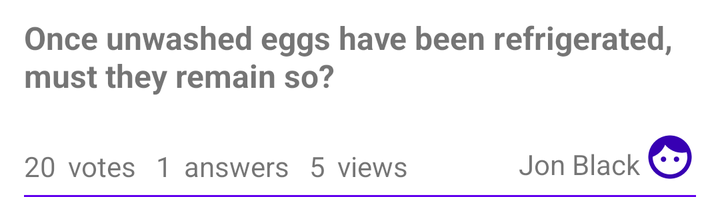
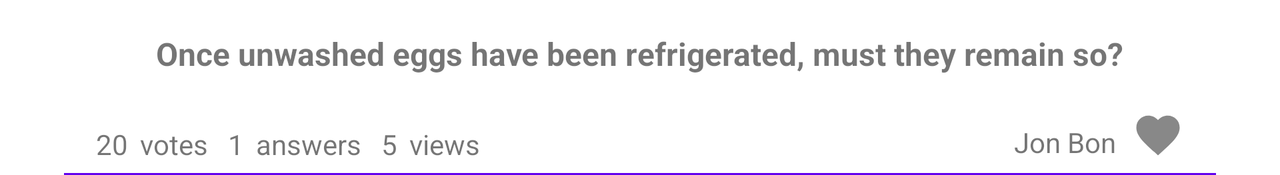

An Android layout and its configuration variant, each rendered on a device that would load it. The default file and the variant file are quoted in full after the pictures.
<!-- AndroidManifest.xml: application theme Theme.ChefsAdvices -->
<!-- res/layout/question_item.xml -->
<?xml version="1.0" encoding="utf-8"?>
<androidx.constraintlayout.widget.ConstraintLayout
    xmlns:android="http://schemas.android.com/apk/res/android"
    xmlns:app="http://schemas.android.com/apk/res-auto"
    android:layout_width="match_parent"
    android:layout_height="wrap_content"
    android:layout_marginStart="12dp"
    android:layout_marginEnd="12dp"
    android:layout_marginTop="8dp"
    android:id="@+id/item_layout"
    xmlns:tools="http://schemas.android.com/tools">

    <TextView
        android:id="@+id/title"
        android:layout_width="wrap_content"
        android:layout_height="wrap_content"
        android:textStyle="bold"
        android:textSize="16sp"
        android:ellipsize="end"
        android:singleLine="false"
        app:layout_constraintStart_toStartOf="parent"
        app:layout_constraintTop_toTopOf="parent"
        tools:text="Once unwashed eggs have been refrigerated, must they remain so?" />

    <TextView
        android:id="@+id/vote_num"
        android:layout_width="wrap_content"
        android:layout_height="wrap_content"
        tools:text="20"
        android:layout_marginBottom="6dp"
        app:layout_constraintStart_toStartOf="parent"
        app:layout_constraintBottom_toBottomOf="@id/divider"/>

    <TextView
        android:id="@+id/vote_text"
        android:layout_width="wrap_content"
        android:layout_height="wrap_content"
        android:text="votes"
        android:layout_marginStart="6dp"
        app:layout_constraintStart_toEndOf="@+id/vote_num"
        app:layout_constraintTop_toTopOf="@+id/vote_num" />

    <TextView
        android:id="@+id/answer_num"
        android:layout_width="wrap_content"
        tools:text="1"
        android:layout_height="wrap_content"
        android:layout_marginStart="10dp"
        app:layout_constraintTop_toTopOf="@+id/vote_num"
        app:layout_constraintStart_toEndOf="@id/vote_text"/>
    <TextView
        android:id="@+id/answer_text"
        android:layout_width="wrap_content"
        android:layout_height="wrap_content"
        android:layout_marginStart="6dp"
        app:layout_constraintStart_toEndOf="@id/answer_num"
        app:layout_constraintTop_toTopOf="@+id/vote_num"
        android:text="answers"/>
    <TextView
        android:id="@+id/views_num"
        android:layout_width="wrap_content"
        android:layout_height="wrap_content"
        tools:text="5"
        android:layout_marginStart="10dp"
        app:layout_constraintStart_toEndOf="@id/answer_text"
        app:layout_constraintTop_toTopOf="@+id/vote_num"/>
    <TextView
        android:id="@+id/views_text"
        android:layout_width="wrap_content"
        android:layout_height="wrap_content"
        android:layout_marginStart="6dp"
        app:layout_constraintStart_toEndOf="@id/views_num"
        app:layout_constraintTop_toTopOf="@+id/vote_num"
        android:text="views"/>

    <ImageView
        android:id="@+id/owner_image"
        android:layout_width="26dp"
        android:layout_height="26dp"
        android:layout_marginTop="10dp"
        android:background="@drawable/ic_round_face_24"
        app:layout_constraintEnd_toEndOf="parent"
        app:layout_constraintTop_toBottomOf="@id/title"
        app:layout_constraintBottom_toBottomOf="@id/divider"
        />

    <TextView
        android:id="@+id/owner_name"
        android:layout_width="wrap_content"
        android:maxWidth="82dp"
        android:layout_height="wrap_content"
        tools:text="Jon Black"
        android:layout_marginEnd="2dp"
        android:ellipsize="end"
        android:maxLines="1"
        app:layout_constraintEnd_toStartOf="@id/owner_image"
        app:layout_constraintBottom_toBottomOf="@id/owner_image"
        />

    <com.google.android.material.divider.MaterialDivider
        android:id="@+id/divider"
        android:layout_width="match_parent"
        android:layout_height="wrap_content"
        app:dividerThickness="1dp"
        android:layout_marginTop="6dp"
        app:dividerColor="@color/design_default_color_primary"
        app:layout_constraintTop_toBottomOf="@id/owner_image"
        app:layout_constraintBottom_toBottomOf="parent"/>

</androidx.constraintlayout.widget.ConstraintLayout>
<!-- resources referenced by this layout -->
<resources>
  <!-- drawable ic_round_face_24 (drawable) -->
  <vector xmlns:android="http://schemas.android.com/apk/res/android"
      android:width="24dp"
      android:height="24dp"
      android:viewportWidth="24"
      android:viewportHeight="24">
    <path
        android:fillColor="@color/purple_700"
        android:pathData="M10.25,13c0,0.69 -0.56,1.25 -1.25,1.25S7.75,13.69 7.75,13S8.31,11.75 9,11.75S10.25,12.31 10.25,13zM15,11.75c-0.69,0 -1.25,0.56 -1.25,1.25s0.56,1.25 1.25,1.25s1.25,-0.56 1.25,-1.25S15.69,11.75 15,11.75zM22,12c0,5.52 -4.48,10 -10,10S2,17.52 2,12S6.48,2 12,2S22,6.48 22,12zM20,12c0,-0.78 -0.12,-1.53 -0.33,-2.24C18.97,9.91 18.25,10 17.5,10c-3.13,0 -5.92,-1.44 -7.76,-3.69C8.69,8.87 6.6,10.88 4,11.86C4.01,11.9 4,11.95 4,12c0,4.41 3.59,8 8,8S20,16.41 20,12z"/>
  </vector>
  <style name="Theme.ChefsAdvices" parent="Theme.MaterialComponents.DayNight.DarkActionBar">
          
          <item name="colorPrimary">@color/purple_500</item>
          <item name="colorPrimaryVariant">@color/purple_700</item>
          <item name="colorOnPrimary">@color/white</item>
          
          <item name="colorSecondary">@color/teal_200</item>
          <item name="colorSecondaryVariant">@color/teal_700</item>
          <item name="colorOnSecondary">@color/black</item>
          
          <item name="android:statusBarColor" tools:targetApi="l">?attr/colorPrimaryVariant</item>
          
      </style>
</resources>
<!-- res/layout-land/question_item.xml (the repository's variant of the layout above) -->
<!-- drawn on the phone turned sideways -->
<?xml version="1.0" encoding="utf-8"?>
<androidx.constraintlayout.widget.ConstraintLayout
    xmlns:android="http://schemas.android.com/apk/res/android"
    xmlns:app="http://schemas.android.com/apk/res-auto"
    android:layout_width="match_parent"
    android:layout_height="wrap_content"
    android:layout_marginStart="32dp"
    android:layout_marginEnd="32dp"
    android:layout_marginTop="16dp"
    android:id="@+id/item_layout"
    xmlns:tools="http://schemas.android.com/tools">

    <TextView
        android:id="@+id/title"
        android:layout_width="wrap_content"
        android:layout_height="wrap_content"
        android:textStyle="bold"
        android:textSize="16sp"
        android:ellipsize="end"
        android:singleLine="false"
        app:layout_constraintStart_toStartOf="parent"
        app:layout_constraintEnd_toEndOf="parent"
        app:layout_constraintTop_toTopOf="parent"
        tools:text="Once unwashed eggs have been refrigerated, must they remain so?" />

    <TextView
        android:id="@+id/vote_num"
        android:layout_width="wrap_content"
        android:layout_height="wrap_content"
        tools:text="20"
        android:layout_marginStart="16dp"
        android:layout_marginBottom="6dp"
        app:layout_constraintStart_toStartOf="parent"
        app:layout_constraintBottom_toBottomOf="@id/divider"/>

    <TextView
        android:id="@+id/vote_text"
        android:layout_width="wrap_content"
        android:layout_height="wrap_content"
        android:text="votes"
        android:layout_marginStart="6dp"
        app:layout_constraintStart_toEndOf="@+id/vote_num"
        app:layout_constraintTop_toTopOf="@+id/vote_num" />

    <TextView
        android:id="@+id/answer_num"
        android:layout_width="wrap_content"
        tools:text="1"
        android:layout_height="wrap_content"
        android:layout_marginStart="10dp"
        app:layout_constraintTop_toTopOf="@+id/vote_num"
        app:layout_constraintStart_toEndOf="@id/vote_text"/>
    <TextView
        android:id="@+id/answer_text"
        android:layout_width="wrap_content"
        android:layout_height="wrap_content"
        android:layout_marginStart="6dp"
        app:layout_constraintStart_toEndOf="@id/answer_num"
        app:layout_constraintTop_toTopOf="@+id/vote_num"
        android:text="answers"/>
    <TextView
        android:id="@+id/views_num"
        android:layout_width="wrap_content"
        android:layout_height="wrap_content"
        tools:text="5"
        android:layout_marginStart="10dp"
        app:layout_constraintStart_toEndOf="@id/answer_text"
        app:layout_constraintTop_toTopOf="@+id/vote_num"/>
    <TextView
        android:id="@+id/views_text"
        android:layout_width="wrap_content"
        android:layout_height="wrap_content"
        android:layout_marginStart="6dp"
        app:layout_constraintStart_toEndOf="@id/views_num"
        app:layout_constraintTop_toTopOf="@+id/vote_num"
        android:text="views"/>

    <ImageView
        android:id="@+id/owner_image"
        android:layout_width="26dp"
        android:layout_height="26dp"
        android:layout_marginTop="10dp"
        android:layout_marginEnd="16dp"
        tools:src="@drawable/ic_baseline_favorite_shadow_24"
        app:layout_constraintEnd_toEndOf="parent"
        app:layout_constraintTop_toBottomOf="@id/title"
        app:layout_constraintBottom_toBottomOf="@id/divider"
        />

    <TextView
        android:id="@+id/owner_name"
        android:layout_width="wrap_content"
        android:maxWidth="82dp"
        android:layout_height="wrap_content"
        tools:text="Jon Bon"
        android:layout_marginEnd="8dp"
        android:ellipsize="end"
        android:maxLines="1"
        app:layout_constraintEnd_toStartOf="@id/owner_image"
        app:layout_constraintBottom_toBottomOf="@id/owner_image"
        />

    <com.google.android.material.divider.MaterialDivider
        android:id="@+id/divider"
        android:layout_width="match_parent"
        android:layout_height="wrap_content"
        app:dividerThickness="1dp"
        android:layout_marginTop="6dp"
        app:dividerColor="@color/design_default_color_primary"
        app:layout_constraintTop_toBottomOf="@id/owner_image"
        app:layout_constraintBottom_toBottomOf="parent"/>

</androidx.constraintlayout.widget.ConstraintLayout>
<!-- resources referenced by the variant -->
<!-- as the phone turned sideways resolves them -->
<resources>
  <!-- drawable ic_baseline_favorite_shadow_24 (drawable) -->
  <vector android:height="24dp" android:tint="#888888"
      android:viewportHeight="24.0" android:viewportWidth="24.0"
      android:width="24dp" xmlns:android="http://schemas.android.com/apk/res/android">
    <path android:fillColor="#FF000000" android:pathData="M12,21.35l-1.45,-1.32C5.4,15.36 2,12.28 2,8.5 2,5.42 4.42,3 7.5,3c1.74,0 3.41,0.81 4.5,2.09C13.09,3.81 14.76,3 16.5,3 19.58,3 22,5.42 22,8.5c0,3.78 -3.4,6.86 -8.55,11.54L12,21.35z"/>
  </vector>
  <style name="Theme.ChefsAdvices" parent="Theme.MaterialComponents.DayNight.DarkActionBar">
          
          <item name="colorPrimary">@color/purple_500</item>
          <item name="colorPrimaryVariant">@color/purple_700</item>
          <item name="colorOnPrimary">@color/white</item>
          
          <item name="colorSecondary">@color/teal_200</item>
          <item name="colorSecondaryVariant">@color/teal_700</item>
          <item name="colorOnSecondary">@color/black</item>
          
          <item name="android:statusBarColor" tools:targetApi="l">?attr/colorPrimaryVariant</item>
          
      </style>
</resources>
